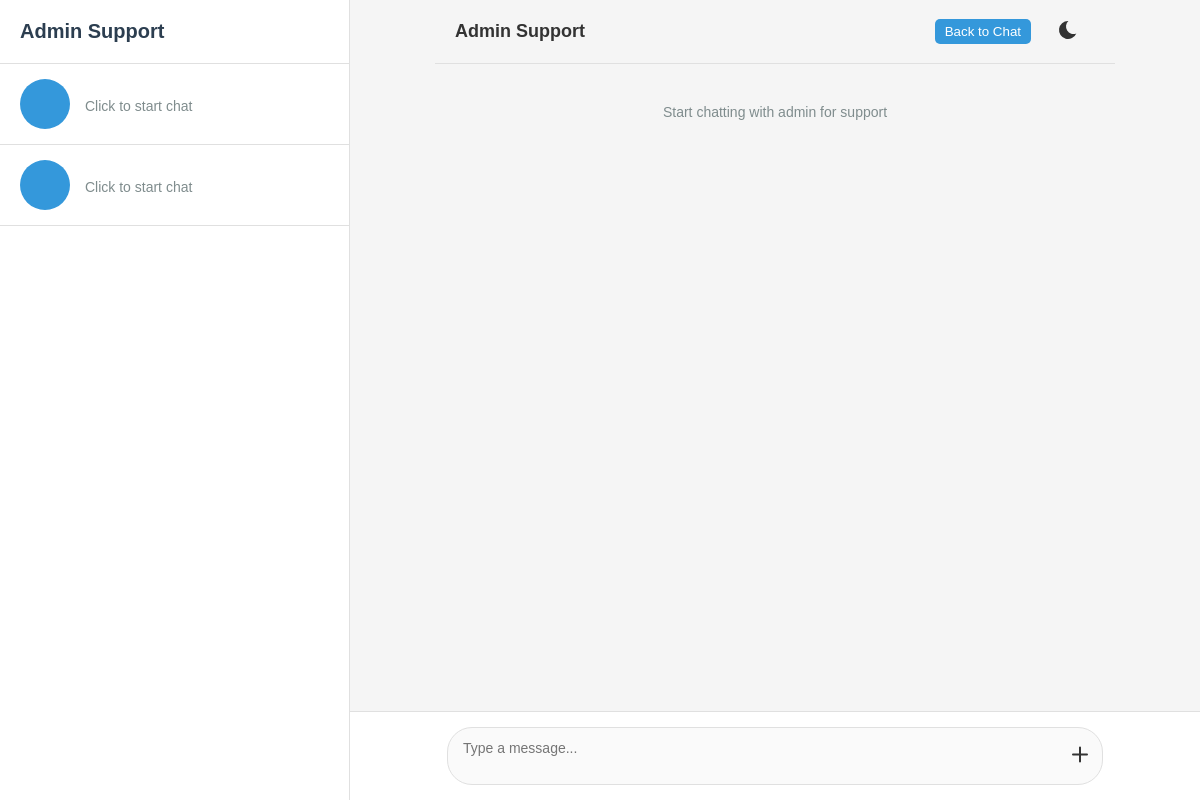
/admin_chat.php (signed in), run on the app's committed database.
### tables this page shows
CREATE TABLE `user` (
  `user_email` varchar(100) NOT NULL,
  `password` varchar(128) NOT NULL,
  `name` varchar(100) NOT NULL,
  `role` varchar(100) NOT NULL,
  `pfp` varchar(100) DEFAULT 'profile/defaultProfile.jpg',
  `DOB` date NOT NULL,
  `theme` varchar(30) NOT NULL DEFAULT 'light',
  `forum_karma` int(11) NOT NULL DEFAULT 0
);

### admin_chat.php (the view, shortened to what this page needs)
<?php
$host = 'localhost';
$dbname = 'cocdb';
$username = 'root';
$password = '';
$conn = new mysqli($host, $username, $password, $dbname);
$logged_in_email = isset($_SESSION['user_email']) ? $_SESSION['user_email'] : null;
$chat_title = "Admin Support";
$sql = "SELECT name, user_email, role, pfp FROM user WHERE LOWER(role) = 'admin'";
$result = $conn->query($sql);
$chat_users = [];
if ($result && $result->num_rows > 0) {
    while ($row = $result->fetch_assoc()) {
        $userEmail = $row['user_email'];
        $lastMessage = null;
        $unreadCount = 0;
        $stmt = $conn->prepare("
            SELECT text,
            (SELECT COUNT(*) FROM message m2 WHERE m2.sender_email = ? AND m2.receiver_email = ? AND m2.delivery_status = 'sent') AS unread_count
            FROM message
            WHERE (sender_email = ? AND receiver_email = ?)
               OR (sender_email = ? AND receiver_email = ?)
            ORDER BY deliver_date DESC
            LIMIT 1
        ");
        $stmt->bind_param("ssssss", $userEmail, $logged_in_email, $logged_in_email, $userEmail, $userEmail, $logged_in_email);
        $stmt->execute();
        $stmt->bind_result($lastMessage, $unreadCount);
        $row['last_message'] = $lastMessage ? $lastMessage : '';
        $row['unread_count'] = $unreadCount ? $unreadCount : 0;
        $chat_users[] = $row;
    }
} else {
    die("No admin found in the system.");
}
?>
<!DOCTYPE html>
<html lang="en">
<head>
</head>
<body>
    <div class="sidebar">
        <div class="sidebar-header">
            <h1><?php echo htmlspecialchars($chat_title); ?></h1>
        </div>
        <div class="chat-list" id="chatList">
            <?php if (is_array($chat_users) && count($chat_users) > 0): ?>
                <?php foreach ($chat_users as $user): ?>
                    <div class="chat-item" data-email="<?php echo htmlspecialchars($user['user_email']); ?>" data-name="<?php echo htmlspecialchars($user['user_name']); ?>" data-pfp="<?php echo htmlspecialchars($user['pfp']); ?>">
                        <?php
                            if (file_exists($user['pfp'])) {
                                echo '<img src="' . htmlspecialchars($user['pfp']) . '" class="chat-avatar" style="width:50px;height:50px;border-radius:50%;object-fit:cover;" alt="Avatar">';
                            } else {
                                echo '<div class="chat-avatar">' . strtoupper(substr($user['user_name'], 0, 2)) . '</div>';
                            }
                        ?>
                        <div class="chat-info">
                            <div class="chat-preview <?php echo ($user['unread_count'] > 0) ? 'unread-message' : ''; ?>"><?php echo htmlspecialchars($user['last_message'] ?: 'Click to start chat'); ?></div>
                        </div>
                    </div>
                <?php endforeach; ?>
            <?php else: ?>
                <div style="padding: 20px; text-align: center; color: var(--light-text)">No admin found</div>
            <?php endif; ?>
        </div>
    </div>
    <div class="chat-area">
            <div class="chat-header" style="display: flex; align-items: center; justify-content: space-between; margin-left: 10%; margin-right: 10%;">
                <div style="display: flex; align-items: center; gap: 10px;">
                    <div>
                        <div class="chat-title" id="currentChatTitle">Admin Support</div>
                    </div>
                </div>
                <div style="display: flex; align-items: center; gap: 10px;">
            <button id="backToChatBtn" style="background: var(--primary-color); color: white; border: none; padding: 5px 10px; border-radius: 5px; cursor: pointer; margin-right: 10px;">
                Back to Chat
            </button>
                    <button id="darkModeToggle" class="dark-mode-toggle">
                        <svg width="24" height="24" viewBox="0 0 24 24" fill="none" xmlns="http://www.w3.org/2000/svg">
                            <path d="M12 3c.132 0 .263 0 .393 0a7.5 7.5 0 0 0 7.92 12.446a9 9 0 1 1-8.313-12.454z" class="dark-mode-icon"/>
                        </svg>
                    </button>
                </div>
            </div>
        <div class="messages-container" id="messagesContainer">
            <div class="system-message">Start chatting with admin for support</div>
        </div>
    <div class="input-area" style="position: relative; display: flex; align-items: center;">
            <textarea class="message-input" placeholder="Type a message..." id="messageInput" disabled style="flex: 1; padding-right: 40px;"></textarea>
            <button class="attachment-button" id="attachmentButton">
        <svg width="24" height="24" viewBox="0 0 24 24" fill="none" xmlns="http://www.w3.org/2000/svg">
            <path d="M12 5V19M5 12H19" stroke="var(--text-color)" stroke-width="2" stroke-linecap="round"/>
        </svg>
    </button>
    </div>
    </div>
</body>
</html>

### admin_chat.php (style rules this page uses)
:root { --primary-color: #3498db; --secondary-color: #2c3e50; --text-color: #333; --light-text: #7f8c8d; --border-color: #e0e0e0; --bg-color: #f5f5f5; --card-bg: white; --unread-badge: #e74c3c; --sent-message: #e3f2fd; --received-message: #ffffff; --dark-mode-icon-fill: #333; }
.dark-mode-toggle { background: none; border: none; cursor: pointer; padding: 5px; margin-right: 10px; color: var(--text-color); transition: transform 0.2s; }
body, .message, .sidebar, .input-area, .chat-item { transition: background-color 0.3s ease, border-color 0.3s ease; }
.message-content, .chat-name, .chat-preview, .message-time { transition: color 0.3s ease; }
.search-input, .message-input { transition: background-color 0.3s ease, border-color 0.3s ease, color 0.3s ease; }
* { box-sizing: border-box; margin: 0; padding: 0; font-family: 'Franklin Gothic Medium', 'Arial Narrow', Arial, sans-serif; }
body { background-color: var(--bg-color); color: var(--text-color); height: 100vh; display: flex; }
.sidebar { width: 350px; background-color: var(--card-bg); border-right: 1px solid var(--border-color); height: 100%; overflow-y: auto; display: flex; flex-direction: column; }
.sidebar-header { padding: 20px; border-bottom: 1px solid var(--border-color); }
.sidebar-header h1 { font-size: 20px; color: var(--secondary-color); }
.chat-list { flex: 1; overflow-y: auto; }
.chat-item { padding: 15px 20px; border-bottom: 1px solid var(--border-color); cursor: pointer; transition: background-color 0.2s; display: flex; align-items: center; }
.chat-avatar { width: 50px; height: 50px; border-radius: 50%; background-color: var(--primary-color); color: white; display: flex; align-items: center; justify-content: center; font-weight: bold; margin-right: 15px; flex-shrink: 0; }
.chat-info { flex: 1; min-width: 0; }
.chat-preview { font-size: 14px; color: var(--light-text); white-space: nowrap; overflow: hidden; text-overflow: ellipsis; }
.chat-area { flex: 1; display: flex; flex-direction: column; height: 100%; }
.chat-header { padding: 20px; border-bottom: 1px solid var(--border-color); display: flex; align-items: center; height: 64px; }
.chat-title { font-size: 18px; font-weight: bold; margin-right: 10px; }
.messages-container { flex: 1; padding: 20px; overflow-y: auto; background-color: var(--bg-color); max-width: 100%; margin-left: 10%; margin-right: 10%; }
.system-message { text-align: center; margin: 20px 0; color: var(--light-text); font-size: 14px; }
.input-area { padding: 15px; border-top: 1px solid var(--border-color); background-color: var(--card-bg); position: relative; display: flex; align-items: center; }
.attachment-button { position: absolute; right: calc(10% + 15px); top: 50%; transform: translateY(-50%); background: none; border: none; cursor: pointer; padding: 8px; color: var(--text-color); transition: transform 0.2s; }
.message-input { width: 100%; min-height: 40px; max-height: 120px; padding: 12px 15px; border: 1px solid var(--border-color); border-radius: 25px; font-size: 14px; outline: none; resize: none; overflow-y: auto; white-space: pre-wrap; word-wrap: break-word; margin-left: 10%; margin-right: 10%; }

### data on the page
user: last_message "Click to start chat"
user: last_message "Click to start chat"

### other printed values
$chat_title "Admin Support"
